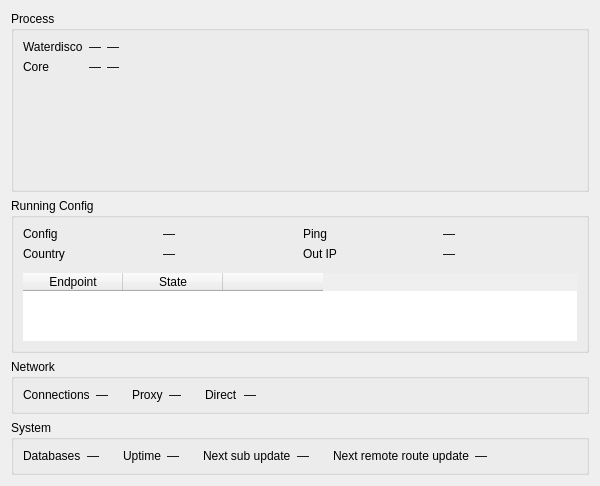
<?xml version="1.0" encoding="UTF-8"?>
<ui version="4.0">
 <class>RuntimeStatsWidget</class>
 <widget class="QWidget" name="RuntimeStatsWidget">
  <property name="geometry">
   <rect>
    <x>0</x>
    <y>0</y>
    <width>600</width>
    <height>470</height>
   </rect>
  </property>
  <layout class="QGridLayout" name="rootGrid">
   <item row="0" column="0">
    <widget class="QGroupBox" name="groupProcess">
     <property name="title">
      <string>Process</string>
     </property>
     <layout class="QVBoxLayout" name="processLayout">
      <item>
       <layout class="QGridLayout" name="tableGrid">
        <item row="0" column="0">
         <widget class="QLabel" name="labelThroneName">
          <property name="text">
           <string notr="true">Waterdisco</string>
          </property>
         </widget>
        </item>
        <item row="0" column="1">
         <widget class="QLabel" name="vThroneCpu">
          <property name="text">
           <string notr="true">—</string>
          </property>
          <property name="alignment">
           <set>Qt::AlignmentFlag::AlignRight|Qt::AlignmentFlag::AlignTrailing|Qt::AlignmentFlag::AlignVCenter</set>
          </property>
         </widget>
        </item>
        <item row="0" column="2">
         <widget class="QLabel" name="vThroneRam">
          <property name="text">
           <string notr="true">—</string>
          </property>
          <property name="alignment">
           <set>Qt::AlignmentFlag::AlignRight|Qt::AlignmentFlag::AlignTrailing|Qt::AlignmentFlag::AlignVCenter</set>
          </property>
         </widget>
        </item>
        <item row="1" column="0">
         <widget class="QLabel" name="labelCoreName">
          <property name="text">
           <string>Core</string>
          </property>
         </widget>
        </item>
        <item row="1" column="1">
         <widget class="QLabel" name="vCoreCpu">
          <property name="text">
           <string notr="true">—</string>
          </property>
          <property name="alignment">
           <set>Qt::AlignmentFlag::AlignRight|Qt::AlignmentFlag::AlignTrailing|Qt::AlignmentFlag::AlignVCenter</set>
          </property>
         </widget>
        </item>
        <item row="1" column="2">
         <widget class="QLabel" name="vCoreRam">
          <property name="text">
           <string notr="true">—</string>
          </property>
          <property name="alignment">
           <set>Qt::AlignmentFlag::AlignRight|Qt::AlignmentFlag::AlignTrailing|Qt::AlignmentFlag::AlignVCenter</set>
          </property>
         </widget>
        </item>
        <item row="0" column="3" rowspan="2">
         <spacer name="tableSpacer">
          <property name="orientation">
           <enum>Qt::Orientation::Horizontal</enum>
          </property>
          <property name="sizeHint" stdset="0">
           <size>
            <width>12</width>
            <height>0</height>
           </size>
          </property>
         </spacer>
        </item>
       </layout>
      </item>
      <item>
       <layout class="QHBoxLayout" name="chartsRow">
        <item>
         <widget class="MiniChartWidget" name="cpuChart" native="true">
          <property name="minimumSize">
           <size>
            <width>0</width>
            <height>100</height>
           </size>
          </property>
         </widget>
        </item>
        <item>
         <widget class="MiniChartWidget" name="ramChart" native="true">
          <property name="minimumSize">
           <size>
            <width>0</width>
            <height>100</height>
           </size>
          </property>
         </widget>
        </item>
       </layout>
      </item>
     </layout>
    </widget>
   </item>
   <item row="1" column="0">
    <widget class="QGroupBox" name="groupRunning">
     <property name="title">
      <string>Running Config</string>
     </property>
     <layout class="QVBoxLayout" name="runningLayout">
      <item>
       <layout class="QGridLayout" name="formRunning">
        <item row="3" column="1">
         <widget class="QLabel" name="vCountry">
          <property name="text">
           <string notr="true">—</string>
          </property>
         </widget>
        </item>
        <item row="3" column="0">
         <widget class="QLabel" name="labelCountry">
          <property name="text">
           <string>Country</string>
          </property>
         </widget>
        </item>
        <item row="2" column="1">
         <widget class="QLabel" name="vCfgName">
          <property name="text">
           <string notr="true">—</string>
          </property>
         </widget>
        </item>
        <item row="2" column="0">
         <widget class="QLabel" name="labelCfgName">
          <property name="text">
           <string>Config</string>
          </property>
         </widget>
        </item>
        <item row="3" column="2">
         <widget class="QLabel" name="labelOutIp">
          <property name="text">
           <string>Out IP</string>
          </property>
         </widget>
        </item>
        <item row="3" column="3">
         <widget class="QLabel" name="vOutIp">
          <property name="text">
           <string notr="true">—</string>
          </property>
          <property name="textInteractionFlags">
           <set>Qt::TextInteractionFlag::TextSelectableByMouse</set>
          </property>
         </widget>
        </item>
        <item row="2" column="3">
         <widget class="QLabel" name="vPing">
          <property name="text">
           <string notr="true">—</string>
          </property>
         </widget>
        </item>
        <item row="2" column="2">
         <widget class="QLabel" name="labelPing">
          <property name="text">
           <string>Ping</string>
          </property>
         </widget>
        </item>
       </layout>
      </item>
      <item>
       <widget class="QWidget" name="groupEndpoints" native="true">
        <layout class="QVBoxLayout" name="endpointsLayout">
         <property name="spacing">
          <number>4</number>
         </property>
         <property name="leftMargin">
          <number>0</number>
         </property>
         <property name="topMargin">
          <number>6</number>
         </property>
         <property name="rightMargin">
          <number>0</number>
         </property>
         <property name="bottomMargin">
          <number>0</number>
         </property>
         <item>
          <widget class="QTableWidget" name="endpointsTable">
           <property name="frameShape">
            <enum>QFrame::Shape::NoFrame</enum>
           </property>
           <property name="alternatingRowColors">
            <bool>true</bool>
           </property>
           <property name="showGrid">
            <bool>false</bool>
           </property>
           <property name="wordWrap">
            <bool>false</bool>
           </property>
           <column>
            <property name="text">
             <string>Endpoint</string>
            </property>
           </column>
           <column>
            <property name="text">
             <string>State</string>
            </property>
           </column>
           <column>
            <property name="text">
             <string/>
            </property>
           </column>
          </widget>
         </item>
        </layout>
       </widget>
      </item>
     </layout>
    </widget>
   </item>
   <item row="2" column="0">
    <widget class="QGroupBox" name="groupNetwork">
     <property name="title">
      <string>Network</string>
     </property>
     <layout class="QGridLayout" name="formNetwork">
      <item row="0" column="0">
       <widget class="QLabel" name="labelConns">
        <property name="text">
         <string>Connections</string>
        </property>
       </widget>
      </item>
      <item row="0" column="1">
       <widget class="QLabel" name="vConns">
        <property name="text">
         <string notr="true">—</string>
        </property>
       </widget>
      </item>
      <item row="0" column="2">
       <spacer name="networkGap1">
        <property name="orientation">
         <enum>Qt::Orientation::Horizontal</enum>
        </property>
        <property name="sizeType">
         <enum>QSizePolicy::Policy::Fixed</enum>
        </property>
        <property name="sizeHint" stdset="0">
         <size>
          <width>18</width>
          <height>0</height>
         </size>
        </property>
       </spacer>
      </item>
      <item row="0" column="3">
       <widget class="QLabel" name="labelSpeedProxy">
        <property name="text">
         <string>Proxy</string>
        </property>
       </widget>
      </item>
      <item row="0" column="4">
       <widget class="QLabel" name="vSpeedProxy">
        <property name="text">
         <string notr="true">—</string>
        </property>
       </widget>
      </item>
      <item row="0" column="5">
       <spacer name="networkGap2">
        <property name="orientation">
         <enum>Qt::Orientation::Horizontal</enum>
        </property>
        <property name="sizeType">
         <enum>QSizePolicy::Policy::Fixed</enum>
        </property>
        <property name="sizeHint" stdset="0">
         <size>
          <width>18</width>
          <height>0</height>
         </size>
        </property>
       </spacer>
      </item>
      <item row="0" column="6">
       <widget class="QLabel" name="labelSpeedDirect">
        <property name="text">
         <string>Direct</string>
        </property>
       </widget>
      </item>
      <item row="0" column="7">
       <widget class="QLabel" name="vSpeedDirect">
        <property name="text">
         <string notr="true">—</string>
        </property>
       </widget>
      </item>
      <item row="0" column="8">
       <spacer name="networkTail">
        <property name="orientation">
         <enum>Qt::Orientation::Horizontal</enum>
        </property>
        <property name="sizeHint" stdset="0">
         <size>
          <width>0</width>
          <height>0</height>
         </size>
        </property>
       </spacer>
      </item>
     </layout>
    </widget>
   </item>
   <item row="3" column="0">
    <widget class="QGroupBox" name="groupSystem">
     <property name="title">
      <string>System</string>
     </property>
     <layout class="QGridLayout" name="formSystem">
      <item row="0" column="0">
       <widget class="QLabel" name="labelDbSize">
        <property name="text">
         <string>Databases</string>
        </property>
       </widget>
      </item>
      <item row="0" column="1">
       <widget class="QLabel" name="vDbSize">
        <property name="text">
         <string notr="true">—</string>
        </property>
       </widget>
      </item>
      <item row="0" column="2">
       <spacer name="systemGap1">
        <property name="orientation">
         <enum>Qt::Orientation::Horizontal</enum>
        </property>
        <property name="sizeType">
         <enum>QSizePolicy::Policy::Fixed</enum>
        </property>
        <property name="sizeHint" stdset="0">
         <size>
          <width>18</width>
          <height>0</height>
         </size>
        </property>
       </spacer>
      </item>
      <item row="0" column="3">
       <widget class="QLabel" name="labelUptime">
        <property name="text">
         <string>Uptime</string>
        </property>
       </widget>
      </item>
      <item row="0" column="4">
       <widget class="QLabel" name="vUptime">
        <property name="text">
         <string notr="true">—</string>
        </property>
       </widget>
      </item>
      <item row="0" column="5">
       <spacer name="systemGap2">
        <property name="orientation">
         <enum>Qt::Orientation::Horizontal</enum>
        </property>
        <property name="sizeType">
         <enum>QSizePolicy::Policy::Fixed</enum>
        </property>
        <property name="sizeHint" stdset="0">
         <size>
          <width>18</width>
          <height>0</height>
         </size>
        </property>
       </spacer>
      </item>
      <item row="0" column="6">
       <widget class="QLabel" name="labelSubUpdate">
        <property name="text">
         <string>Next sub update</string>
        </property>
       </widget>
      </item>
      <item row="0" column="7">
       <widget class="QLabel" name="vSubUpdate">
        <property name="text">
         <string notr="true">—</string>
        </property>
       </widget>
      </item>
      <item row="0" column="8">
       <spacer name="systemGap3">
        <property name="orientation">
         <enum>Qt::Orientation::Horizontal</enum>
        </property>
        <property name="sizeType">
         <enum>QSizePolicy::Policy::Fixed</enum>
        </property>
        <property name="sizeHint" stdset="0">
         <size>
          <width>18</width>
          <height>0</height>
         </size>
        </property>
       </spacer>
      </item>
      <item row="0" column="9">
       <widget class="QLabel" name="labelRouteUpdate">
        <property name="text">
         <string>Next remote route update</string>
        </property>
       </widget>
      </item>
      <item row="0" column="10">
       <widget class="QLabel" name="vRouteUpdate">
        <property name="text">
         <string notr="true">—</string>
        </property>
       </widget>
      </item>
      <item row="0" column="11">
       <spacer name="systemTail">
        <property name="orientation">
         <enum>Qt::Orientation::Horizontal</enum>
        </property>
        <property name="sizeHint" stdset="0">
         <size>
          <width>0</width>
          <height>0</height>
         </size>
        </property>
       </spacer>
      </item>
     </layout>
    </widget>
   </item>
  </layout>
 </widget>
 <customwidgets>
  <customwidget>
   <class>MiniChartWidget</class>
   <extends>QWidget</extends>
   <header>include/ui/stats/MiniChartWidget.h</header>
   <container>1</container>
  </customwidget>
 </customwidgets>
 <resources/>
 <connections/>
</ui>
